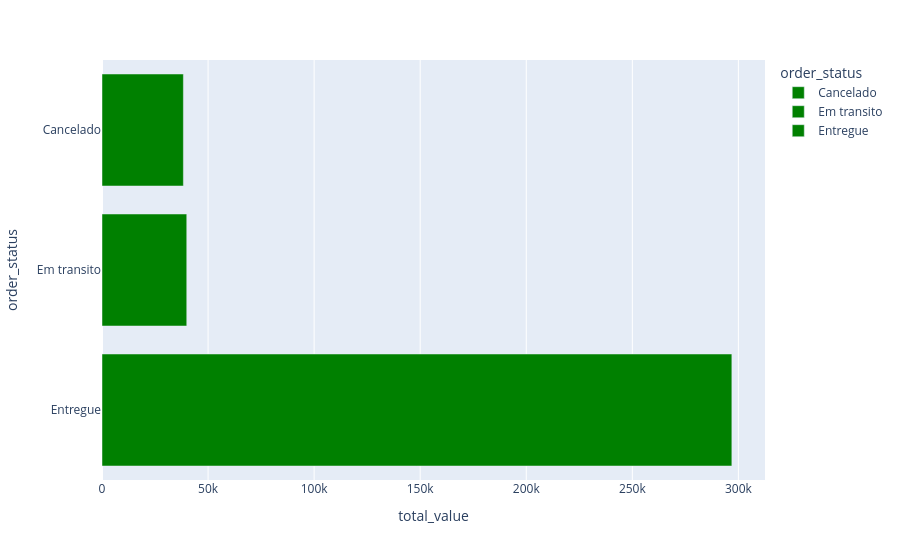

Write notebook code for a chart like this one.
### Code cell
tabelaCancel = tabela.groupby("order_status")["total_value"].sum().reset_index()

display(tabelaCancel)

# Porcentagem de cancelamentos

graficoCancel = px.bar(tabelaCancel, x='total_value', y='order_status', color='order_status', color_discrete_sequence = [base_color])

graficoCancel.show()


# INFO

# Valor total das compras canceladas: R$ 38.367,13. 
# INSIGHT 3: É um valor muito alto. Uma possível abordagem seria enviar um e-mail oferecendo um desconto quando a compra for cancelada.

### Figure 1 — Plotly figure (JSON) as saved in the notebook; plotly's stock layout.template omitted (floating-point values rounded to 4 significant figures)
{"data": [{"hovertemplate": "order_status=%{y}<br>total_value=%{x}<extra></extra>", "legendgroup": "Cancelado", "marker": {"color": ["green"], "pattern": {"shape": ""}}, "name": "Cancelado", "orientation": "h", "showlegend": true, "textposition": "auto", "type": "bar", "x": [38370.0], "xaxis": "x", "y": ["Cancelado"], "yaxis": "y"}, {"hovertemplate": "order_status=%{y}<br>total_value=%{x}<extra></extra>", "legendgroup": "Em transito", "marker": {"color": ["green"], "pattern": {"shape": ""}}, "name": "Em transito", "orientation": "h", "showlegend": true, "textposition": "auto", "type": "bar", "x": [39960.0], "xaxis": "x", "y": ["Em transito"], "yaxis": "y"}, {"hovertemplate": "order_status=%{y}<br>total_value=%{x}<extra></extra>", "legendgroup": "Entregue", "marker": {"color": ["green"], "pattern": {"shape": ""}}, "name": "Entregue", "orientation": "h", "showlegend": true, "textposition": "auto", "type": "bar", "x": [296900.0], "xaxis": "x", "y": ["Entregue"], "yaxis": "y"}], "layout": {"barmode": "relative", "legend": {"title": {"text": "order_status"}, "tracegroupgap": 0}, "margin": {"t": 60}, "xaxis": {"anchor": "y", "domain": [0, 1], "title": {"text": "total_value"}}, "yaxis": {"anchor": "x", "categoryarray": ["Entregue", "Em transito", "Cancelado"], "categoryorder": "array", "domain": [0, 1], "title": {"text": "order_status"}}}}
